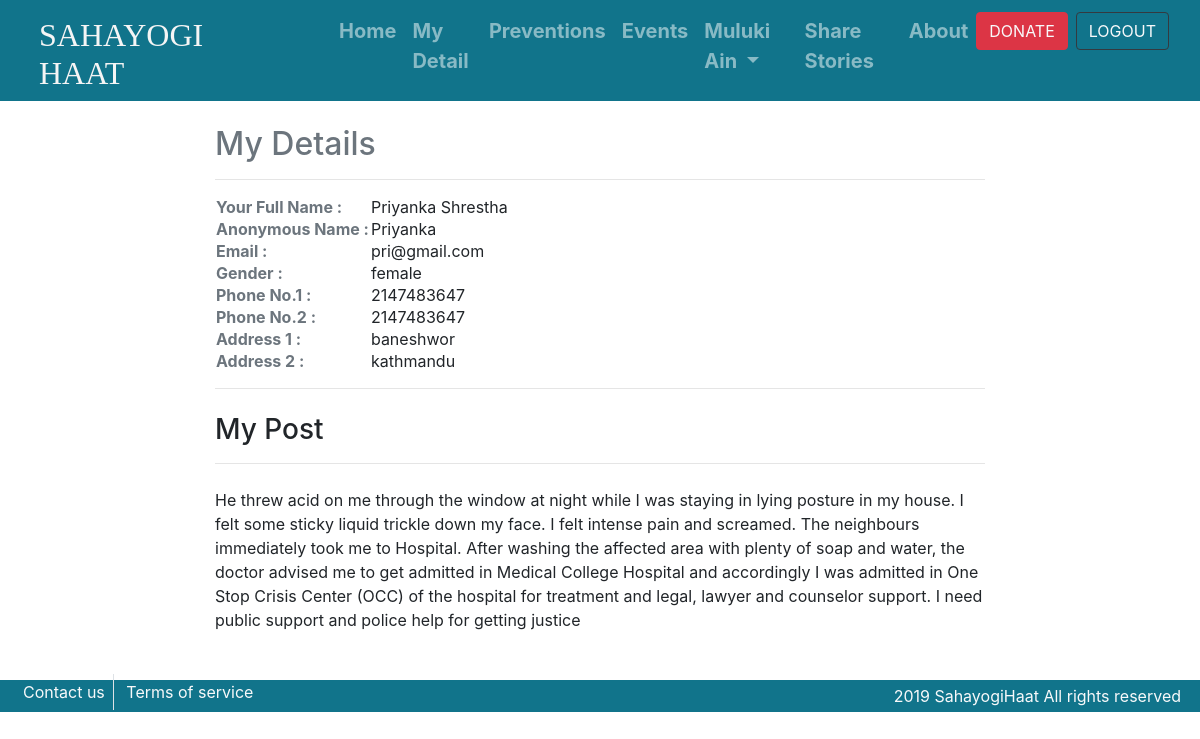
The app's page /view/myDetail.php (signed in) with its own data.
### tables this page shows
CREATE TABLE `user` (
  `UserId` int(11) NOT NULL,
  `FullName` text NOT NULL,
  `FullNameOPT` text NOT NULL,
  `Email` text NOT NULL,
  `Password` text NOT NULL,
  `UserType` varchar(10) NOT NULL,
  `Gender` varchar(10) NOT NULL,
  `Phone1` int(14) NOT NULL,
  `Phone2` int(14) NOT NULL,
  `Address1` text NOT NULL,
  `Address2` text NOT NULL,
  `UserImage` text NOT NULL,
  `EnteredDate` datetime NOT NULL DEFAULT current_timestamp(),
  `LastUpdatedDate` datetime NOT NULL DEFAULT current_timestamp(),
  `IsDeleted` bit(1) NOT NULL,
  `DeletedDate` datetime NOT NULL DEFAULT current_timestamp(),
  `IsEmergency` bit(1) NOT NULL,
  `IsUpdated` bit(1) NOT NULL
);

CREATE TABLE `post` (
  `PostId` int(11) NOT NULL,
  `casetype` varchar(100) NOT NULL,
  `Post` text NOT NULL,
  `location` text NOT NULL,
  `PostImage` text NOT NULL,
  `UserId` int(11) NOT NULL,
  `EnteredDate` datetime NOT NULL DEFAULT current_timestamp(),
  `IsUpdated` bit(1) NOT NULL,
  `LastUpdatedDated` datetime NOT NULL DEFAULT current_timestamp(),
  `IsDeleted` bit(1) NOT NULL,
  `DeletedDate` datetime NOT NULL DEFAULT current_timestamp()
);

### view/myDetail.php (the view, shortened to what this page needs)
<?php
include '../action/DbConnection.php';
include '../includes/header.php';
include '../includes/nav.php';
?>
    <div class="container-fluid pb-5">
        <div class="row pt-4">
            <div class="col-2"></div>
            <div class="col-8">
                <h2 class="text-muted">My Details</h2>
                <hr>
                <table>
                    <?php
                        $userid = $_SESSION["UserId"];
                        $sql = mysqli_query($db,"select * from user where userid='".$userid."'");
                        $row = mysqli_fetch_assoc($sql);
                     ?>
                    <tr>
                        <th class="text-muted">Your Full Name :</th>
                        <td><?php echo $row["FullName"]; ?></td>
                    </tr>
                    <tr>
                        <th class="text-muted">Anonymous Name :</th>
                        <td><?php echo $row["FullNameOPT"]; ?></td>
                    </tr>
                    <tr>
                        <th class="text-muted">Email :</th>
                        <td><?php echo $row["Email"]; ?></td>
                    </tr>
                    <tr>
                        <th class="text-muted">Gender :</th>
                        <td><?php echo $row["Gender"]; ?></td>
                    </tr>
                    <tr>
                        <th class="text-muted">Phone No.1 :</th>
                        <td><?php echo $row["Phone1"]; ?></td>
                    </tr>
                    <tr>
                        <th class="text-muted">Phone No.2 :</th>
                        <td><?php echo $row["Phone2"]; ?></td>
                    </tr>
                    <tr>
                        <th class="text-muted">Address 1 :</th>
                        <td><?php echo $row["Address1"]; ?></td>
                    </tr>
                    <tr>
                        <th class="text-muted">Address 2 :</th>
                        <td><?php echo $row["Address2"]; ?></td>
                    </tr>
                </table>
            <hr>
                <h3 class="pt-2">My Post</h3>
                <?php
                    $sqlPost = mysqli_query($db,"Select * from post where UserId='".$userid."'");
                    while($rowPost = mysqli_fetch_assoc($sqlPost)){
                 ?>
                <hr>
                <div class="pt-2">
                <?php echo $rowPost["Post"]; ?>
                </div>
                <?php } ?>
            </div>
            <div class="col-2"></div>
        </div>
    </div>
<?php include '../includes/footer.php'; ?>

### records on screen
user: FullName "Priyanka Shrestha", FullNameOPT "Priyanka", Email "pri@gmail.com", Gender "female", Phone1 "2147483647", Phone2 "2147483647", Address1 "baneshwor", Address2 "kathmandu"
post: Post "He threw acid on me through the window at night while I was staying in lying posture in my house. I felt some sticky liquid trickle down my face. I felt intense pain and screamed. The neighbours immediately took me to Hospital. After washing the affected area with plenty of soap and water, the doctor advised me to get admitted in Medical College Hospital and accordingly I was admitted in One Stop Crisis Center (OCC) of the hospital for treatment and legal, lawyer and counselor support. I need public support and police help for getting justice"
